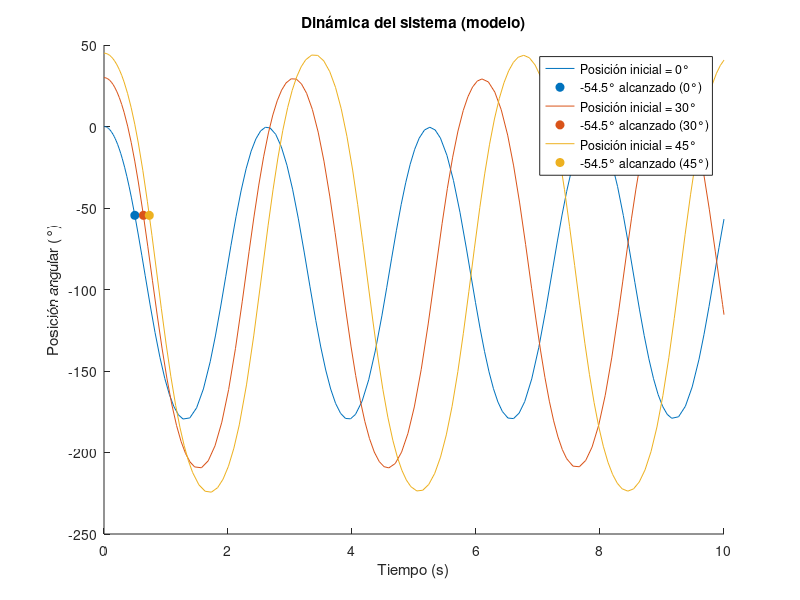

The MATLAB source for this figure:
clc;
clear all;

% Definir la función del sistema dinámico
function sis = modelo_sistema(t,x,u,I,C,Lm)
    % Estados
    x1 = x(1);
    x2 = x(2);
    % Entradas
    Fh = u;
    % Ecuaciones diferenciales
    dx1 = x2;
    dx2 = (C*cos(x1)+Fh*Lm)*(1/I);

    sis = [dx1;dx2];
end


% Definir la función de eventos
function [value,isterminal,direction] = myEventsFcn(t,x,umbral_angulo)
    value = x(1) - umbral_angulo; % Detectar cuando x(1) - umbral_angulo = 0
    isterminal = 0; % No detener la integración
    direction = 0; % Detectar todos los cruces por cero
end

% Intervalo de tiempo
tspan = [0 10];

% Parámetros del sistema
I = 0.0167;
C = -0.1326;
Lm = 0.35;
u = 0; % Entrada constante

% Vector de ángulos en grados
angulos_grados = [0, 30, 45]; % Aquí puedes definir los ángulos que desees en grados

% Convertir los ángulos a radianes
angulos_radianes = angulos_grados * (pi / 180);

% Ángulo objetivo a alcanzar (puedes cambiar este valor para realizar diferentes pruebas)
angulo_objetivo = -54.5;  % Especificar el ángulo en grados
umbral_angulo = angulo_objetivo * (pi / 180);  % Convertir a radianes

% Colores para las gráficas
colores = lines(length(angulos_radianes));

% Inicializar la figura
figure;
hold on;

% Loop para diferentes condiciones iniciales (convertidos a radianes)
for i = 1:length(angulos_radianes)
    X0 = [angulos_radianes(i) 0];  % Condiciones iniciales [posición inicial en radianes, velocidad inicial]
    
    % Configurar opciones para la función de eventos
    options = odeset('Events', @(t,x)myEventsFcn(t,x,umbral_angulo));
    
    % Resolver la ecuación diferencial con detección de eventos
    [ts, y, te, ye, ie] = ode45(@(t,x)modelo_sistema(t,x,u,I,C,Lm), tspan, X0, options);
    
    % Graficar la posición angular en grados con su color correspondiente
    plot(ts, y(:,1)*57.2958, 'Color', colores(i,:), 'DisplayName', ['Posición inicial = ' num2str(angulos_grados(i)) '°']);
    
    % Verificar si se detectó el evento
    if ~isempty(te)
        tiempo_objetivo = te(1);
        disp(['El ángulo de ' num2str(angulo_objetivo) '° se alcanzó en ' num2str(tiempo_objetivo) ' segundos para la condición inicial de ' num2str(angulos_grados(i)) '°']);
        
        % Marcar en la gráfica el punto donde se alcanza el ángulo objetivo
        plot(tiempo_objetivo, ye(1)*57.2958, 'o', 'MarkerFaceColor', colores(i,:), 'MarkerEdgeColor', colores(i,:), ...
            'DisplayName', [num2str(angulo_objetivo) '° alcanzado (' num2str(angulos_grados(i)) '°)']);
    else
        disp(['El ángulo de ' num2str(angulo_objetivo) '° no se alcanzó para la condición inicial de ' num2str(angulos_grados(i)) '°']);
    end
end

% Añadir título y etiquetas
title('Dinámica del sistema (modelo)');
xlabel('Tiempo (s)');
ylabel('Posición angular (°)');

% Añadir leyenda
legend show;

hold off;


